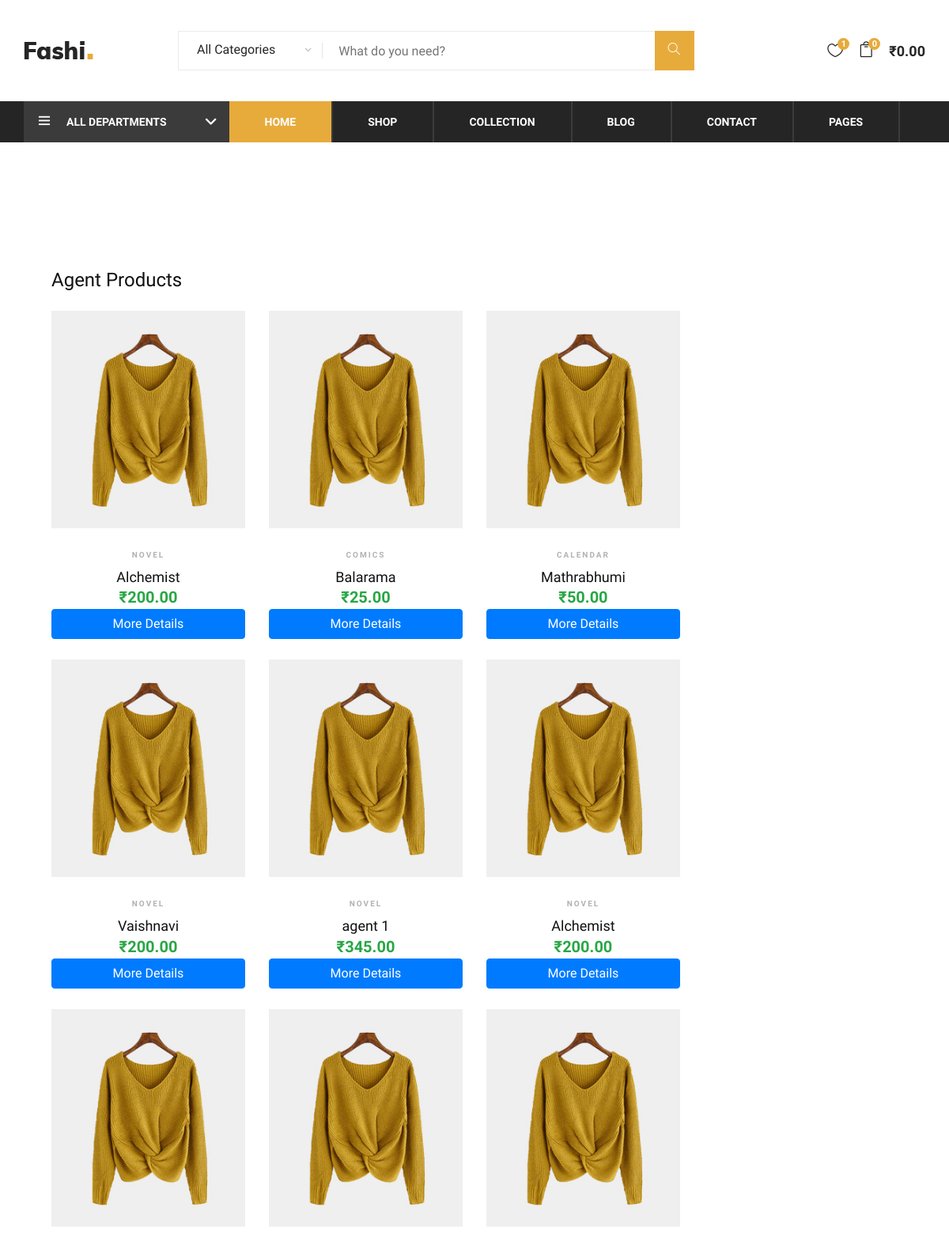
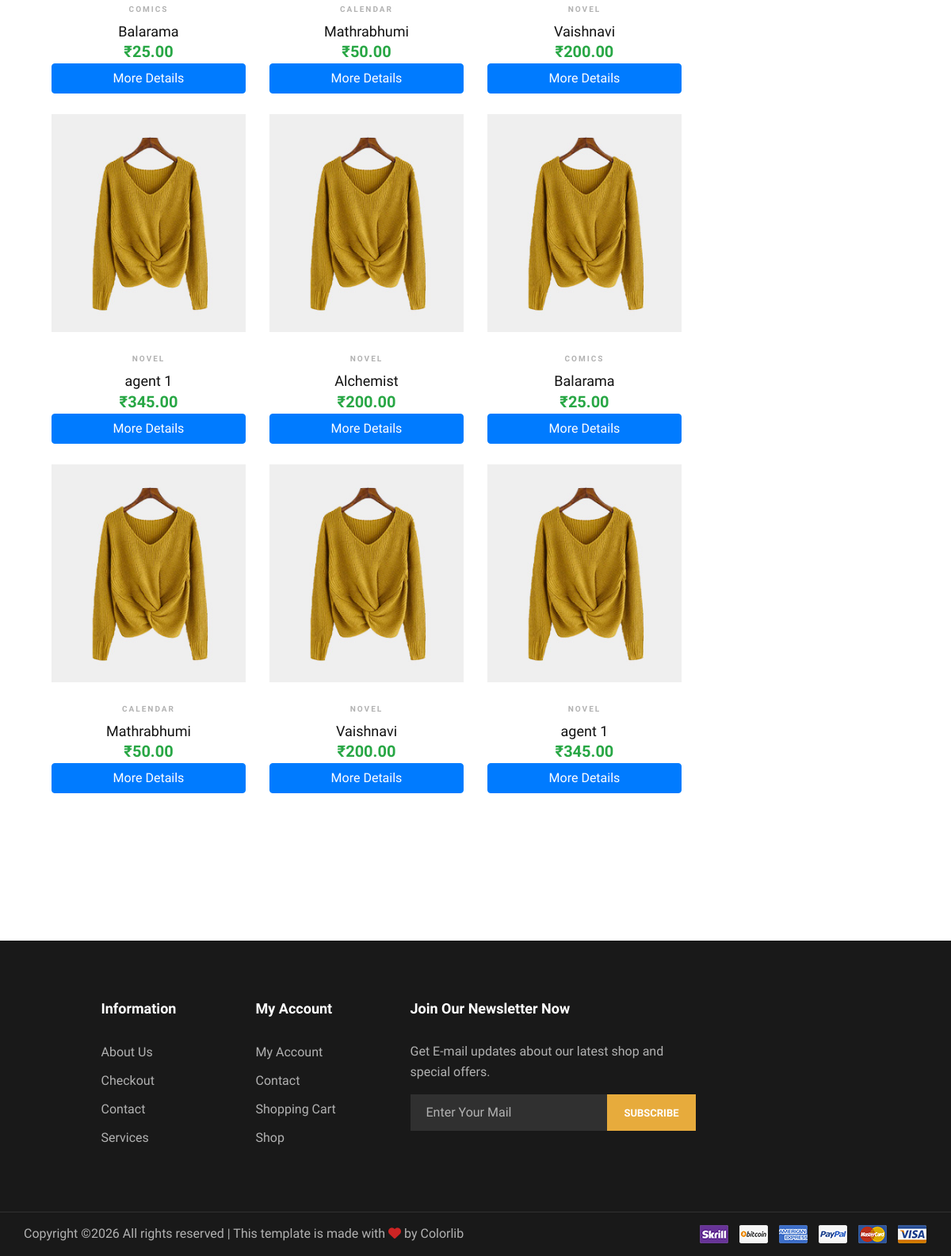
/customer/agent/2/, run on the app's committed database (2 pictures, top to bottom).
### admin_panel/models.py (models this page shows, shortened)
class Product(models.Model):
    type = models.CharField(max_length=50)
    name = models.CharField(max_length=50)
    price = models.DecimalField(max_digits=10, decimal_places=2)
    price_from = models.CharField(max_length=20)
    management_type = models.CharField(max_length=50)
    issue_day = models.DateField()
    details = models.TextField()
    frequency = models.ManyToManyField(Frequency, blank=True)

### customer/views.py (the view)
# urls.py: path('agent/<int:agent_id>/', views.customer_agent_products, name='customer_agent_products'),
def customer_agent_products(request, agent_id):
    supplier_ids = AgentSupp.objects.filter(
        agent_id=agent_id
    ).values_list('supplier_id', flat=True)
    products = Product.objects.filter(
        supplier__id__in=supplier_ids
    )
    return render(request, 'customer_agent_products.html', {
        'products': products,
        'agent_id': agent_id
    })

### templates/customer_agent_products.html
{% extends 'header_footer.html' %}
{% load static %}
{% block content %}
<section class="product-shop spad">
    <div class="container">
        <div class="row">
            <div class="col-lg-12">
                <h4 class="mb-4">Agent Products</h4>
            </div>
            <div class="col-lg-9 order-1 order-lg-2">
                <div class="product-list">
                    <div class="row">
                        {% for p in products %}
                        <div class="col-lg-4 col-sm-6">
                            <div class="product-item">
                                <div class="pi-pic">
                                    <img src="{% static 'img/products/product-1.jpg' %}" alt="{{ p.name }}">
                                </div>
                                <div class="pi-text">
                                    <div class="catagory-name">{{ p.type }}</div>
                                    <h5>{{ p.name }}</h5>
                                    <div class="product-price fw-bold text-success fs-5">₹{{ p.price }}</div>
                                    <a href="{% url 'product_detail' p.id agent_id %}" class="btn btn-primary">More Details</a>
                                </div>
                            </div>
                        </div>
                        {% empty %}
                        <div class="col-12">
                            <p class="text-center py-5">No products found for this agent.</p>
                        </div>
                        {% endfor %}
                    </div>
                </div>
            </div>
        </div>
    </div>
</section>
{% endblock %}

### templates/header_footer.html (shortened to what this page needs)
<!DOCTYPE html>
{% load static %}
<html lang="zxx">
<head>
    <link rel="stylesheet" href="{% static 'css/bootstrap.min.css' %}" type="text/css">
    <link rel="stylesheet" href="{% static 'css/font-awesome.min.css' %}" type="text/css">
    <link rel="stylesheet" href="{% static 'css/themify-icons.css' %}" type="text/css">
    <link rel="stylesheet" href="{% static 'css/elegant-icons.css' %}" type="text/css">
    <link rel="stylesheet" href="{% static 'css/owl.carousel.min.css' %}" type="text/css">
    <link rel="stylesheet" href="{% static 'css/nice-select.css' %}" type="text/css">
    <link rel="stylesheet" href="{% static 'css/jquery-ui.min.css' %}" type="text/css">
    <link rel="stylesheet" href="{% static 'css/slicknav.min.css' %}" type="text/css">
    <link rel="stylesheet" href="{% static 'css/style.css' %}" type="text/css">
    <link rel="stylesheet" href="https://cdnjs.cloudflare.com/ajax/libs/font-awesome/6.4.2/css/all.min.css">
</head>
<body>
    <header class="header-section">
        <div class="container">
            <div class="inner-header">
                <div class="row">
                    <div class="col-lg-2 col-md-2">
                        <div class="logo">
                            <a href="{% url 'customer_dashboard' %}">
                                <img src="{% static 'img/logo.png' %}" alt="">
                            </a>
                        </div>
                    </div>
                    <div class="col-lg-7 col-md-7">
                        <div class="advanced-search">
                            <button type="button" class="category-btn">All Categories</button>
                            <div class="input-group">
                                <input type="text" placeholder="What do you need?">
                                <button type="button"><i class="ti-search"></i></button>
                            </div>
                        </div>
                    </div>
                    <div class="col-lg-3 text-right col-md-3">
                        <ul class="nav-right">
                            <li class="heart-icon">
                                <a href="#">
                                    <i class="icon_heart_alt"></i>
                                    <span>1</span>
                                </a>
                            </li>
                            <li class="cart-icon">
                                <a href="{% url 'cart' %}">
                                    <i class="icon_bag_alt"></i>
                                    <span id="cart-count">0</span>
                                </a>
                            </li>
                            <li class="cart-price" id="cart-hover-price">₹0.00</li>
                        </ul>
                    </div>
                </div>
            </div>
        </div>
        <div class="nav-item">
            <div class="container">
                <div class="nav-depart">
                    <div class="depart-btn">
                        <i class="ti-menu"></i>
                        <span>All departments</span>
                    </div>
                </div>
                <nav class="nav-menu mobile-menu">
                    <ul>
                        <li class="active"><a href="{% url 'customer_dashboard' %}">Home</a></li>
                        <li><a href="{% url 'customer_shop' %}">Shop</a></li>
                        <li><a href="#">Collection</a>
                        </li>
                            <li><a href="#">Blog</a></li>
                            <li><a href="#">Contact</a></li>
                        <li><a href="#">Pages</a>
                        </li>
                    </ul>
                </nav>
            </div>
        </div>
    </header>
    <div class="banner-section spad">
        <div class="container-fluid">
            <div class="row">
                {% block content %}
                {% endblock %}
            </div>
        </div>
    </div>
    <footer class="footer-section">
        <div class="container">
            <div class="row">
                <div class="col-lg-2 offset-lg-1">
                    <div class="footer-widget">
                        <h5>Information</h5>
                        <ul>
                            <li><a href="#">About Us</a></li>
                            <li><a href="#">Checkout</a></li>
                            <li><a href="#">Contact</a></li>
                            <li><a href="#">Services</a></li>
                        </ul>
                    </div>
                </div>
                <div class="col-lg-2">
                    <div class="footer-widget">
                        <h5>My Account</h5>
                        <ul>
                            <li><a href="#">My Account</a></li>
                            <li><a href="#">Contact</a></li>
                            <li><a href="#">Shopping Cart</a></li>
                            <li><a href="#">Shop</a></li>
                        </ul>
                    </div>
                </div>
                <div class="col-lg-4">
                    <div class="newslatter-item">
                        <h5>Join Our Newsletter Now</h5>
                        <p>Get E-mail updates about our latest shop and special offers.</p>
                        <form action="#" class="subscribe-form">
                            <input type="text" placeholder="Enter Your Mail">
                            <button type="button">Subscribe</button>
                        </form>
                    </div>
                </div>
            </div>
        </div>
        <div class="copyright-reserved">
            <div class="container">
                <div class="row">
                    <div class="col-lg-12">
                        <div class="copyright-text">
                                Copyright &copy;<script>document.write(new Date().getFullYear());</script> All rights reserved | This template is made with <i class="fa fa-heart-o" aria-hidden="true"></i> by <a href="https://colorlib.com" target="_blank">Colorlib</a>
                        </div>
                        <div class="payment-pic">
                            <img src="{% static 'img/payment-method.png' %}" alt="">
                        </div>
                    </div>
                </div>
            </div>
        </div>
    </footer>
</body>
</html>

### data on the page
Product: type "NOVEL", name "Alchemist", price "200.00"
Product: type "COMICS", name "Balarama", price "25.00"
Product: type "CALENDAR", name "Mathrabhumi", price "50.00"
Product: type "NOVEL", name "Vaishnavi", price "200.00"
Product: type "NOVEL", name "agent 1", price "345.00"
